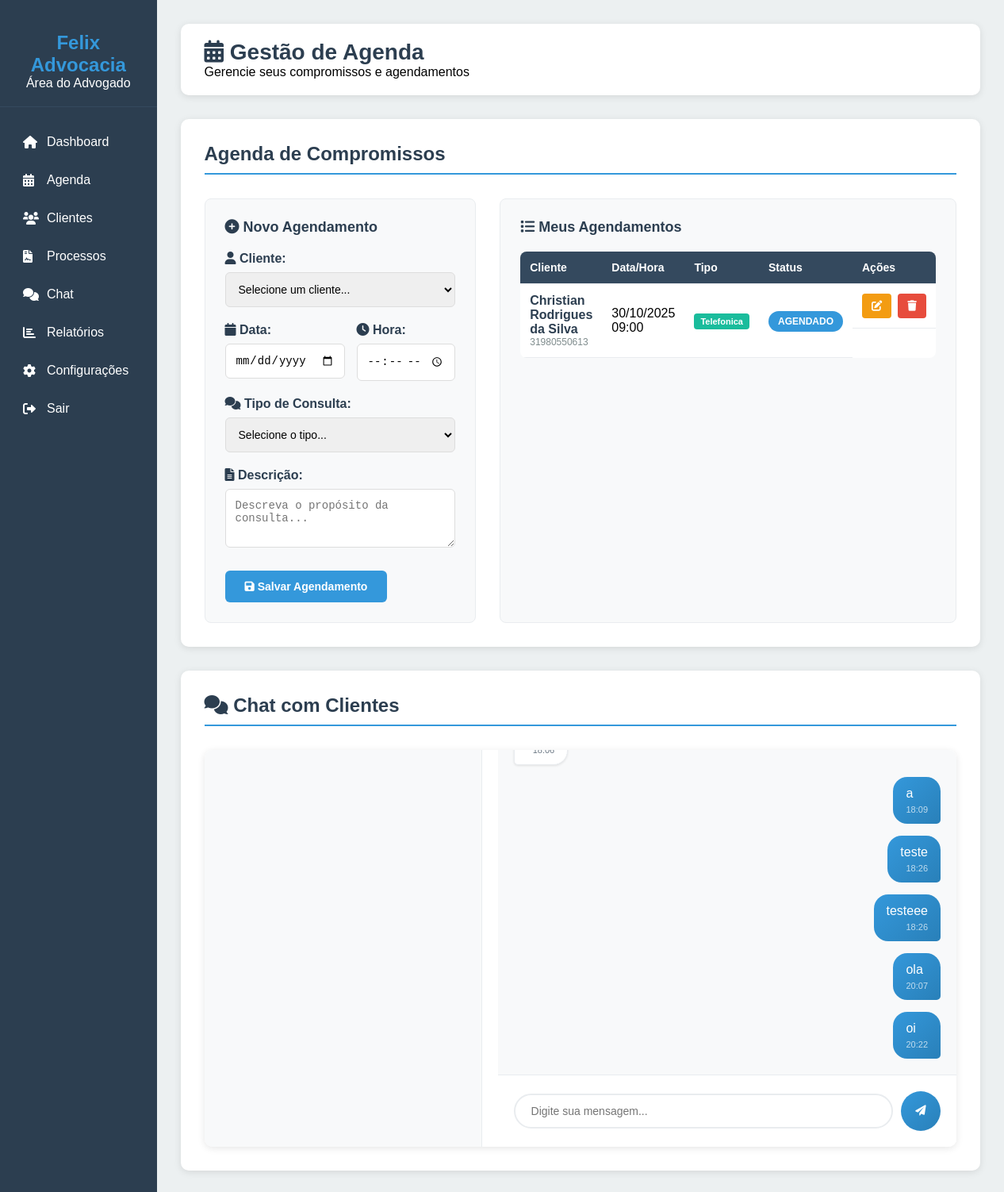
Page /AdvocaciaFelix/chatadm.php?conversa_id=1 on the committed database.
### tables this page shows
CREATE TABLE IF NOT EXISTS `agendamentos` (
  `id` int NOT NULL AUTO_INCREMENT,
  `cliente_id` int DEFAULT NULL,
  `advogado_id` int DEFAULT NULL,
  `data_agendamento` datetime DEFAULT NULL,
  `tipo_consulta` enum('presencial','online','telefonica') DEFAULT NULL,
  `descricao` text,
  `status` enum('agendado','confirmado','cancelado','concluido') DEFAULT 'agendado',
  `created_at` timestamp NULL DEFAULT CURRENT_TIMESTAMP,
  PRIMARY KEY (`id`),
  KEY `cliente_id` (`cliente_id`),
  KEY `advogado_id` (`advogado_id`)
);

CREATE TABLE IF NOT EXISTS `clientes` (
  `id` int NOT NULL AUTO_INCREMENT,
  `fullName` varchar(255) NOT NULL,
  `birthDate` date NOT NULL,
  `cpf` varchar(14) NOT NULL,
  `city` varchar(100) NOT NULL,
  `phone` varchar(20) NOT NULL,
  `secondaryPhone` varchar(20) DEFAULT NULL,
  `email` varchar(150) NOT NULL,
  `password` varchar(255) NOT NULL,
  `howFound` varchar(50) DEFAULT NULL,
  `newsletter` tinyint(1) DEFAULT '0',
  `created_at` timestamp NULL DEFAULT CURRENT_TIMESTAMP,
  PRIMARY KEY (`id`),
  UNIQUE KEY `cpf` (`cpf`),
  UNIQUE KEY `email` (`email`)
);

CREATE TABLE IF NOT EXISTS `mensagens` (
  `id` int NOT NULL AUTO_INCREMENT,
  `conversa_id` int NOT NULL,
  `remetente` enum('cliente','advogado') NOT NULL,
  `mensagem` text NOT NULL,
  `lida` tinyint(1) DEFAULT '0',
  `created_at` timestamp NULL DEFAULT CURRENT_TIMESTAMP,
  PRIMARY KEY (`id`),
  KEY `conversa_id` (`conversa_id`)
);

### AdvocaciaFelix/chatadm.php (the view, shortened to what this page needs)
<?php
$host = 'localhost';
$usuario = 'root';
$senha = '';
$banco = 'felix_advocacia';
$conn = mysqli_connect($host, $usuario, $senha, $banco);
mysqli_set_charset($conn, 'utf8');
$advogado_id = isset($_SESSION['advogado_id']) ? $_SESSION['advogado_id'] : 1;
$sql_clientes = "SELECT Id, FullName, phone, email FROM Clientes ORDER BY FullName";
$result_clientes = mysqli_query($conn, $sql_clientes);
$clientes = [];
if ($result_clientes && mysqli_num_rows($result_clientes) > 0) {
    $clientes = mysqli_fetch_all($result_clientes, MYSQLI_ASSOC);
} else {
    $erro = "Nenhum cliente cadastrado no sistema. Por favor, cadastre clientes primeiro.";
}
$sql_agendamentos = "SELECT a.*, c.FullName as cliente_nome, c.phone as cliente_telefone, c.email as cliente_email
                     FROM agendamentos a
                     LEFT JOIN Clientes c ON a.cliente_id = c.Id
                     WHERE a.advogado_id = $advogado_id
                     ORDER BY a.data_agendamento DESC";
$result_agendamentos = mysqli_query($conn, $sql_agendamentos);
$agendamentos = [];
if ($result_agendamentos) {
    $agendamentos = mysqli_fetch_all($result_agendamentos, MYSQLI_ASSOC);
}
$conversa_selecionada = null;
$mensagens_conversa = [];
if (isset($_GET['conversa_id'])) {
    $conversa_id = intval($_GET['conversa_id']);
    $sql_cliente = "SELECT Id, FullName, phone, email FROM Clientes WHERE Id = $conversa_id";
    $result_cliente = mysqli_query($conn, $sql_cliente);
    if ($result_cliente && mysqli_num_rows($result_cliente) > 0) {
        $conversa_selecionada = mysqli_fetch_assoc($result_cliente);
        $sql_mensagens = "SELECT * FROM mensagens WHERE conversa_id = $conversa_id ORDER BY created_at ASC";
        $result_mensagens = mysqli_query($conn, $sql_mensagens);
        if ($result_mensagens) {
            $mensagens_conversa = mysqli_fetch_all($result_mensagens, MYSQLI_ASSOC);
        }
    }
}
?>
<!DOCTYPE html>
<html lang="pt-BR">
<head>
    <link rel="stylesheet" href="https://cdnjs.cloudflare.com/ajax/libs/font-awesome/6.0.0/css/all.min.css">
</head>
<body>
    <div class="admin-container">
        <div class="sidebar">
            <div class="logo">
                <h2>Felix Advocacia</h2>
                <p>Área do Advogado</p>
            </div>
            <ul class="nav-links">
                <li><a href="#"><i class="fas fa-home"></i> Dashboard</a></li>
                <li><a href="#" class="active"><i class="fas fa-calendar-alt"></i> Agenda</a></li>
                <li><a href="#"><i class="fas fa-users"></i> Clientes</a></li>
                <li><a href="#"><i class="fas fa-file-contract"></i> Processos</a></li>
                <li><a href="#"><i class="fas fa-comments"></i> Chat</a></li>
                <li><a href="#"><i class="fas fa-chart-bar"></i> Relatórios</a></li>
                <li><a href="#"><i class="fas fa-cog"></i> Configurações</a></li>
                <li><a href="#" onclick="confirmarLogoutAdvogado()"><i class="fas fa-sign-out-alt"></i> Sair</a></li>
            </ul>
        </div>
        <div class="main-content">
            <div class="header">
                <h1><i class="fas fa-calendar-alt"></i> Gestão de Agenda</h1>
                <p>Gerencie seus compromissos e agendamentos</p>
            </div>
            <section class="agenda-section">
                <h2 class="section-title">Agenda de Compromissos</h2>
                <div class="agenda-content">
                    <div class="agenda-form">
                        <h3 id="form-title"><i class="fas fa-plus-circle"></i> Novo Agendamento</h3>
                        <form id="form-agendamento" method="POST">
                            <div class="form-group">
                                <label for="cliente_id"><i class="fas fa-user"></i> Cliente:</label>
                                <select id="cliente_id" name="cliente_id" required class="form-control">
                                    <option value="">Selecione um cliente...</option>
                                </select>
                            </div>
                            <div class="form-row">
                                <div class="form-group">
                                    <label for="data_agendamento"><i class="fas fa-calendar"></i> Data:</label>
                                    <input type="date" id="data_agendamento" name="data_agendamento" required class="form-control">
                                </div>
                                <div class="form-group">
                                    <label for="hora_agendamento"><i class="fas fa-clock"></i> Hora:</label>
                                    <input type="time" id="hora_agendamento" name="hora_agendamento" required class="form-control">
                                </div>
                            </div>
                            <div class="form-group">
                                <label for="tipo_consulta"><i class="fas fa-comments"></i> Tipo de Consulta:</label>
                                <select id="tipo_consulta" name="tipo_consulta" required class="form-control">
                                    <option value="">Selecione o tipo...</option>
                                </select>
                            </div>
                            <div class="form-group">
                                <label for="descricao"><i class="fas fa-file-alt"></i> Descrição:</label>
                                <textarea id="descricao" name="descricao" rows="3" placeholder="Descreva o propósito da consulta..." class="form-control"></textarea>
                            </div>
                            <div class="form-buttons">
                                <button type="submit" class="btn btn-primary" <?php echo empty($clientes) ? 'disabled' : ''; ?>>
                                    <i class="fas fa-save"></i> Salvar Agendamento
                                </button>
                            </div>
                        </form>
                    </div>
                    <div class="agenda-list">
                        <h3><i class="fas fa-list"></i> Meus Agendamentos</h3>
                        <?php if (empty($agendamentos)): ?>
                            <p class="no-data">Nenhum agendamento encontrado.</p>
                        <?php else: ?>
                            <div class="table-responsive">
                                <table class="agenda-table">
                                    <thead>
                                        <tr>
                                            <th>Cliente</th>
                                            <th>Data/Hora</th>
                                            <th>Tipo</th>
                                            <th>Status</th>
                                            <th>Ações</th>
                                        </tr>
                                    </thead>
                                    <tbody>
                                        <?php foreach ($agendamentos as $agendamento):
                                            $data_hora = date('d/m/Y H:i', strtotime($agendamento['data_agendamento']));
                                            $status_class = 'status-' . $agendamento['status'];
                                            $tipo_class = 'tipo-' . $agendamento['tipo_consulta'];
                                        ?>
                                        <tr>
                                            <td>
                                                <div class="cliente-info">
                                                    <span class="cliente-nome"><?php echo htmlspecialchars($agendamento['cliente_nome']); ?></span>
                                                    <?php if ($agendamento['cliente_telefone']): ?>
                                                        <span class="cliente-contato"><?php echo htmlspecialchars($agendamento['cliente_telefone']); ?></span>
                                                    <?php endif; ?>
                                                </div>
                                            </td>
                                            <td><?php echo $data_hora; ?></td>
                                            <td><span class="tipo-badge <?php echo $tipo_class; ?>"><?php echo ucfirst($agendamento['tipo_consulta']); ?></span></td>
                                            <td><span class="status-badge <?php echo $status_class; ?>"><?php echo ucfirst($agendamento['status']); ?></span></td>
                                            <td class="actions">
                                                <button class="btn-edit" onclick="editarAgendamento(<?php echo $agendamento['id']; ?>)">
                                                    <i class="fas fa-edit"></i>
                                                </button>
                                                <button class="btn-delete" onclick="excluirAgendamento(<?php echo $agendamento['id']; ?>)">
                                                    <i class="fas fa-trash"></i>
                                                </button>
                                            </td>
                                        </tr>
                                        <?php endforeach; ?>
                                    </tbody>
                                </table>
                            </div>
                        <?php endif; ?>
                    </div>
                </div>
            </section>
            <section class="chat-section">
                <h2 class="section-title"><i class="fas fa-comments"></i> Chat com Clientes</h2>
                <div class="chat-container">
                    <div class="chat-contatos">
                    </div>
                    <div class="chat-area">
                        <?php if ($conversa_selecionada): ?>
                            <div class="chat-mensagens" id="chat-mensagens">
                                <?php foreach ($mensagens_conversa as $msg): ?>
                                    <div class="mensagem <?php echo $msg['remetente']; ?>">
                                        <div class="mensagem-texto"><?php echo htmlspecialchars($msg['mensagem']); ?></div>
                                        <div class="mensagem-hora">
                                            <?php echo date('H:i', strtotime($msg['created_at'])); ?>
                                        </div>
                                    </div>
                                <?php endforeach; ?>
                            </div>
                            <div class="chat-input">
                                <form id="form-mensagem" method="POST">
                                    <div class="input-group">
                                        <input type="text" name="mensagem" class="chat-input-field" placeholder="Digite sua mensagem..." required id="campo-mensagem">
                                        <button type="submit" class="btn-enviar" id="btn-enviar">
                                            <i class="fas fa-paper-plane"></i>
                                        </button>
                                    </div>
                                </form>
                            </div>
                        <?php endif; ?>
                    </div>
                </div>
            </section>
        </div>
    </div>
</body>
</html>

### rows in the picture
agendamentos: cliente.fullName "Christian Rodrigues da Silva", cliente.phone "31980550613", data_agendamento "30/10/2025 09:00", tipo_consulta "Telefonica", status "AGENDADO"
mensagens: mensagem "a", created_at "18:09"
mensagens: mensagem "teste", created_at "18:26"
mensagens: mensagem "testeee", created_at "18:26"
mensagens: mensagem "ola", created_at "20:07"
mensagens: mensagem "oi", created_at "20:22"
